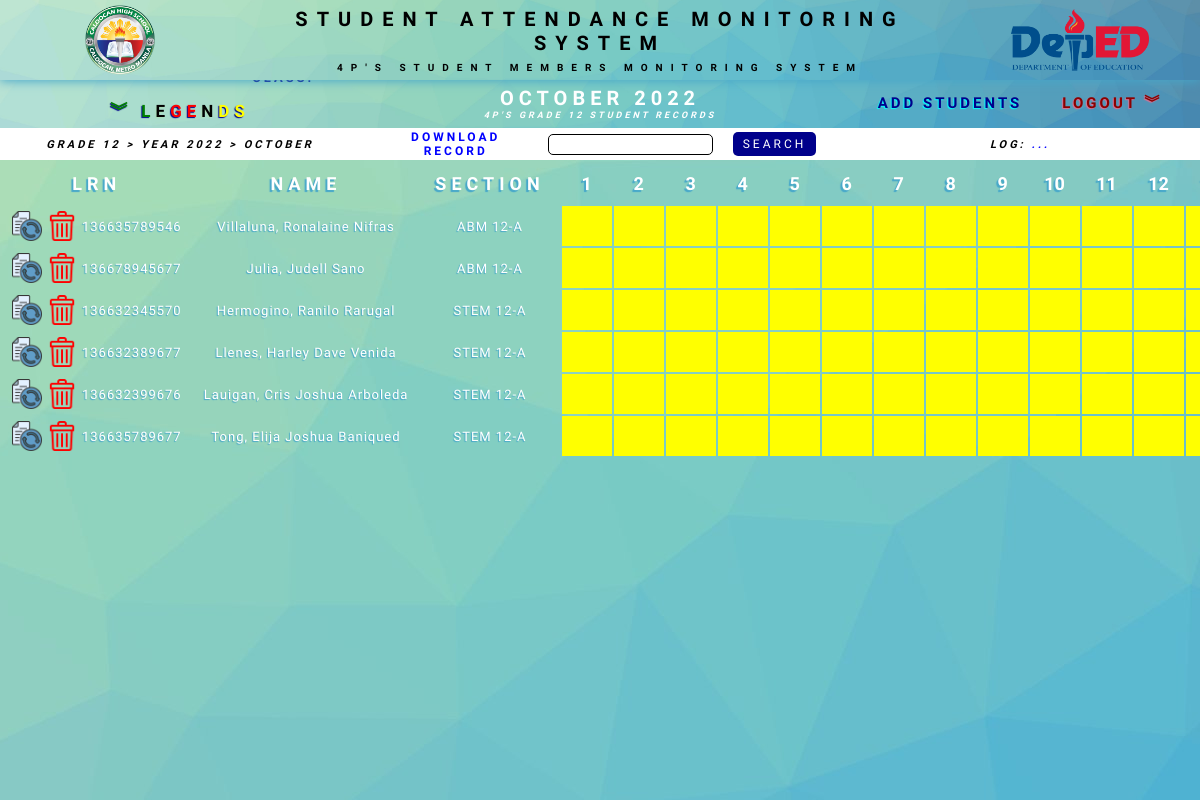
/grade12/grade12october2022_searchStudent.php (signed in), run on the app's committed database.
### tables this page shows
CREATE TABLE `grade12_october2022` (
  `month_id` int(20) NOT NULL,
  `lrn` varchar(12) NOT NULL,
  `student_name` varchar(50) NOT NULL,
  `section` varchar(20) NOT NULL,
  `1` varchar(20) NOT NULL,
  `2` varchar(20) NOT NULL,
  `3` varchar(20) NOT NULL,
  `4` varchar(20) NOT NULL,
  `5` varchar(20) NOT NULL,
  `6` varchar(20) NOT NULL,
  `7` varchar(20) NOT NULL,
  `8` varchar(20) NOT NULL,
  `9` varchar(20) NOT NULL,
  `10` varchar(20) NOT NULL,
  `11` varchar(20) NOT NULL,
  `12` varchar(20) NOT NULL,
  `13` varchar(20) NOT NULL,
  `14` varchar(20) NOT NULL,
  `15` varchar(20) NOT NULL,
  `16` varchar(20) NOT NULL,
  `17` varchar(20) NOT NULL,
  `18` varchar(20) NOT NULL,
  `19` varchar(20) NOT NULL,
  `20` varchar(20) NOT NULL,
  `21` varchar(20) NOT NULL,
  `22` varchar(20) NOT NULL,
  `23` varchar(20) NOT NULL,
  `24` varchar(20) NOT NULL,
  `25` varchar(20) NOT NULL,
  `26` varchar(20) NOT NULL,
  `27` varchar(10) NOT NULL,
  `28` varchar(10) NOT NULL,
  `29` varchar(10) NOT NULL,
  `30` varchar(10) NOT NULL,
  `31` varchar(10) NOT NULL,
  `school_days` int(10) NOT NULL,
  `present_total` int(10) NOT NULL,
  `absent_total` int(10) NOT NULL,
  `attendance_rate` float NOT NULL,
  `created` timestamp NOT NULL DEFAULT current_timestamp()
);

### databaseConnection.php (called while the page is built)
<?php
    function databaseConnection() {
        $dbHost = 'localhost';
        $dbName = 'samsdb';
        $dbUsername = 'root';
        $dbPassword = '';
        $connection = mysqli_connect($dbHost,$dbUsername,$dbPassword,$dbName);
        return $connection;
    }
?>

### grade12/grade12october2022_searchStudent.php (the view, shortened to what this page needs)
<?php
require_once "../databaseConnection.php";
$userSearch = htmlentities($_GET['userSearch']);
$messageUpdate = $_SESSION['messageUpdate'];
$searchStudentSql = "SELECT * FROM grade12_october2022 WHERE section LIKE '%$userSearch%' || student_name LIKE '%$userSearch%' || lrn LIKE '%$userSearch%' ORDER BY section";
$initiateSearchStudentSql = mysqli_query(databaseConnection(), $searchStudentSql);
$searchStudentRow = mysqli_fetch_assoc($initiateSearchStudentSql);
$classDays = array();
?>
<!DOCTYPE html>
<html lang="en">
<head>
   <link rel="stylesheet" href="../styles/mainAttendanceUI.css?v=<?php echo time(); ?>">
   <link rel="stylesheet" href="../styles/header-footer.css?v=<?php echo time(); ?>">
   <link rel="stylesheet" href="../styles/popups.css?v=<?php echo time(); ?>">
</head>
<body>
   <header>
      <div class="calLogo">
         <div>
            <img src="../assets/calHigh.png" alt="Caloocan Highschool Logo">
         </div>
      </div>
      <div class="title">
         <h2>Student Attendance Monitoring System</h2>
         <h5>4P's Student Members Monitoring System</h5>
      </div>
      <div class="depEdLogo">
         <div>
            <img src="../assets/depEd.png" alt="DepEd Logo">
         </div>
      </div>
   </header>
   <section class="nav">
      <div class="legend">
         <div>
            <div class="present">
               <h2>present:</h2>
               <h3 class="color present">#P#</h3>
            </div>
            <div class="absent">
               <h2>absent:</h3>
                  <h3 class="color absent">#A#</h3>
            </div>
            <div class="schoolDays">
               <h2>No Class:</h2>
               <h3 class="color schoolDays">NC#</h3>
            </div>
         </div>
         <h1><span class="green">︾ L</span>e<span class="red">ge</span>n<span class="yellow">ds</span></h1>
      </div>
      <div class="title">
         <h6 class="adminLogged">Admin : <span><?php echo $_SESSION['username']; ?></span></h6>
         <div>
            <h3>October 2022</h3>
            <h6>4p's Grade 12 Student Records</h6>
         </div>
      </div>
      <div class="navigate">
         <div>
            <h2 class="dashboard">
               <a href="../adminDashboard/admin_dashboard-gradeLevel.php">portal</a>
            </h2>
         </div>
         <div>
            <h2 class="addStudents"><a href="../studentAttendance/addStudents.php">
                  Add students</a>
            </h2>
            <h2 class="logout">
               <a href="../logout.php">logout ︾</a>
            </h2>
         </div>
      </div>
   </section>
   <section class="log">
      <h3><a href="../adminDashboard/admin_dashboard-gradeLevel.php">Grade 12 > </a><a href="../adminDashboard/admin_dashboard-grade12year2022.php">Year 2022 ></a><a href="grade12october2022.php"> October </a>
      </h3>
      <form action="grade12october2022_searchStudent.php" method="GET">
         <h3 class="downloadExcel" id="downloadExcel">
            <a href="../downloadRecord.php">Download Record</a>
         </h3>
         <input name="userSearch" type="text">
         <button type="submit">Search</button>
      </form>
      <h3 id="log">Log: <span><?php
                              if ($messageUpdate == "") {
                                 echo "...";
                              } else {
                                 echo "$messageUpdate";
                              }
                              ?></span>
      </h3>
   </section>
   <section class="main">
      <table id="studentRecords">
         <tr class="tableHeader">
            <th class="otherInfo">LRN</th>
            <th class="otherInfo">Name</th>
            <th class="otherInfo">Section</th>
            <th class="monthDays">1</th>
            <th class="monthDays">2</th>
            <th class="monthDays">3</th>
            <th class="monthDays">4</th>
            <th class="monthDays">5</th>
            <th class="monthDays">6</th>
            <th class="monthDays">7</th>
            <th class="monthDays">8</th>
            <th class="monthDays">9</th>
            <th class="monthDays">10</th>
            <th class="monthDays">11</th>
            <th class="monthDays">12</th>
            <th class="monthDays">13</th>
         </tr>
         <?php do {
            if ($searchStudentRow == 0) {
               echo "   <td class='noData' colspan = '38'>
                 No data to display here, please add students ...
                 </td>";
            } else {
         ?>
               <form action="../studentAttendance/saveStudentAttendance.php?ID=<?php echo  $searchStudentRow['lrn']; ?>" method="post" name="studentAttendanceRecord">
                  <tr>
                     <td class="studentInfo lrn">
                        <button type="submit" name="saveAttendance">
                           <img src="../assets/update.png">
                        </button>
                        <a onclick="openAttendanceDeletePopup('<?php echo $searchStudentRow['lrn'];  ?>')">
                           <img src="../assets/delete.png">
                        </a>
                        <?php echo $searchStudentRow['lrn']; ?>
                     </td>
                     <td class="studentInfo"><?php echo $searchStudentRow['student_name']; ?></td>
                     <td class="studentInfo"><?php echo $searchStudentRow['section']; ?></td>
                     <td class="classDays classDay01">
                     </td>
                     <td class="classDays classDay2">
                     </td>
                     <td class="classDays classDay3">
                     </td>
                     <td class="classDays classDay4">
                     </td>
                     <td class="classDays classDay5">
                     </td>
                     <td class="classDays classDay6">
                     </td>
                     <td class="classDays classDay7">
                     </td>
                     <td class="classDays classDay8">
                     </td>
                     <td class="classDays classDay9">
                     </td>
                     <td class="classDays classDay10">
                     </td>
                     <td class="classDays classDay11">
                     </td>
                     <td class="classDays classDay12">
                     </td>
                     <td class="classDays classDay13">
                     </td>
                  </tr>
               </form>
               <?php
               array_push($classDays, $searchStudentRow['1']);
               array_push($classDays, $searchStudentRow['2']);
               array_push($classDays, $searchStudentRow['3']);
               array_push($classDays, $searchStudentRow['4']);
               array_push($classDays, $searchStudentRow['5']);
               array_push($classDays, $searchStudentRow['6']);
               array_push($classDays, $searchStudentRow['7']);
               array_push($classDays, $searchStudentRow['8']);
               array_push($classDays, $searchStudentRow['9']);
               array_push($classDays, $searchStudentRow['10']);
               array_push($classDays, $searchStudentRow['11']);
               array_push($classDays, $searchStudentRow['12']);
               array_push($classDays, $searchStudentRow['13']);
               array_push($classDays, $searchStudentRow['14']);
               array_push($classDays, $searchStudentRow['15']);
               array_push($classDays, $searchStudentRow['16']);
               array_push($classDays, $searchStudentRow['17']);
               array_push($classDays, $searchStudentRow['18']);
               array_push($classDays, $searchStudentRow['19']);
               array_push($classDays, $searchStudentRow['20']);
               array_push($classDays, $searchStudentRow['21']);
               array_push($classDays, $searchStudentRow['22']);
               array_push($classDays, $searchStudentRow['23']);
               array_push($classDays, $searchStudentRow['24']);
               array_push($classDays, $searchStudentRow['25']);
               array_push($classDays, $searchStudentRow['26']);
               array_push($classDays, $searchStudentRow['27']);
               array_push($classDays, $searchStudentRow['28']);
               array_push($classDays, $searchStudentRow['29']);
               array_push($classDays, $searchStudentRow['30']);
               array_push($classDays, $searchStudentRow['31']);
               ?>
         <?php
            }
         } while ($searchStudentRow = mysqli_fetch_assoc($initiateSearchStudentSql)) ?>
      </table>
   </section>
</body>
</html>

### styles/header-footer.css (style rules this page uses)
header { justify-content: center; display: flex; position: fixed; height: 10vh; width: 100%; box-shadow: 0px 1px 3px rgba(70, 167, 202, 1); background-image: url("../assets/bg01.jpg"); background-repeat: no-repeat; background-size: cover; background-position: center; z-index: 5; }
header div { height: 100%; }
.calLogo { width: 20%; display: flex; justify-content: center; }
.calLogo div img { height: 100%; width: 100%; padding: 6%; }
.title { font-family: "Tomorrow", sans-serif; text-transform: uppercase; width: 60%; display: flex; text-align: center; flex-direction: column; align-items: center; justify-content: center; }
.title h2 { font-size: 25px; letter-spacing: 10px; }
.title h5 { font-size: 13px; letter-spacing: 10px; padding-top: 7px; }
.depEdLogo { width: 20%; display: flex; justify-content: center; }
.depEdLogo div img { height: 100%; width: 100%; padding: 6%; }
@media screen and (max-width: 1520px) { .title h2 { font-size: 20px; } }
@media screen and (max-width: 1520px) { .title h5 { font-size: 10px; padding-top: 7px; } }
@media screen and (max-width: 1335px) { .title h2 { letter-spacing: 9px; } }
@media screen and (max-width: 1335px) { .title h5 { letter-spacing: 8px; } }

### styles/popups.css (style rules this page uses)
* { box-sizing: border-box; padding: 0; margin: 0; }

### data on the page
grade12_october2022: lrn "136635789546", student_name "Villaluna, Ronalaine Nifras", section "ABM 12-A"
grade12_october2022: lrn "136678945677", student_name "Julia, Judell Sano", section "ABM 12-A"
grade12_october2022: lrn "136632345570", student_name "Hermogino, Ranilo Rarugal", section "STEM 12-A"
grade12_october2022: lrn "136632389677", student_name "Llenes, Harley Dave Venida", section "STEM 12-A"
grade12_october2022: lrn "136632399676", student_name "Lauigan, Cris Joshua Arboleda", section "STEM 12-A"
grade12_october2022: lrn "136635789677", student_name "Tong, Elija Joshua Baniqued", section "STEM 12-A"
